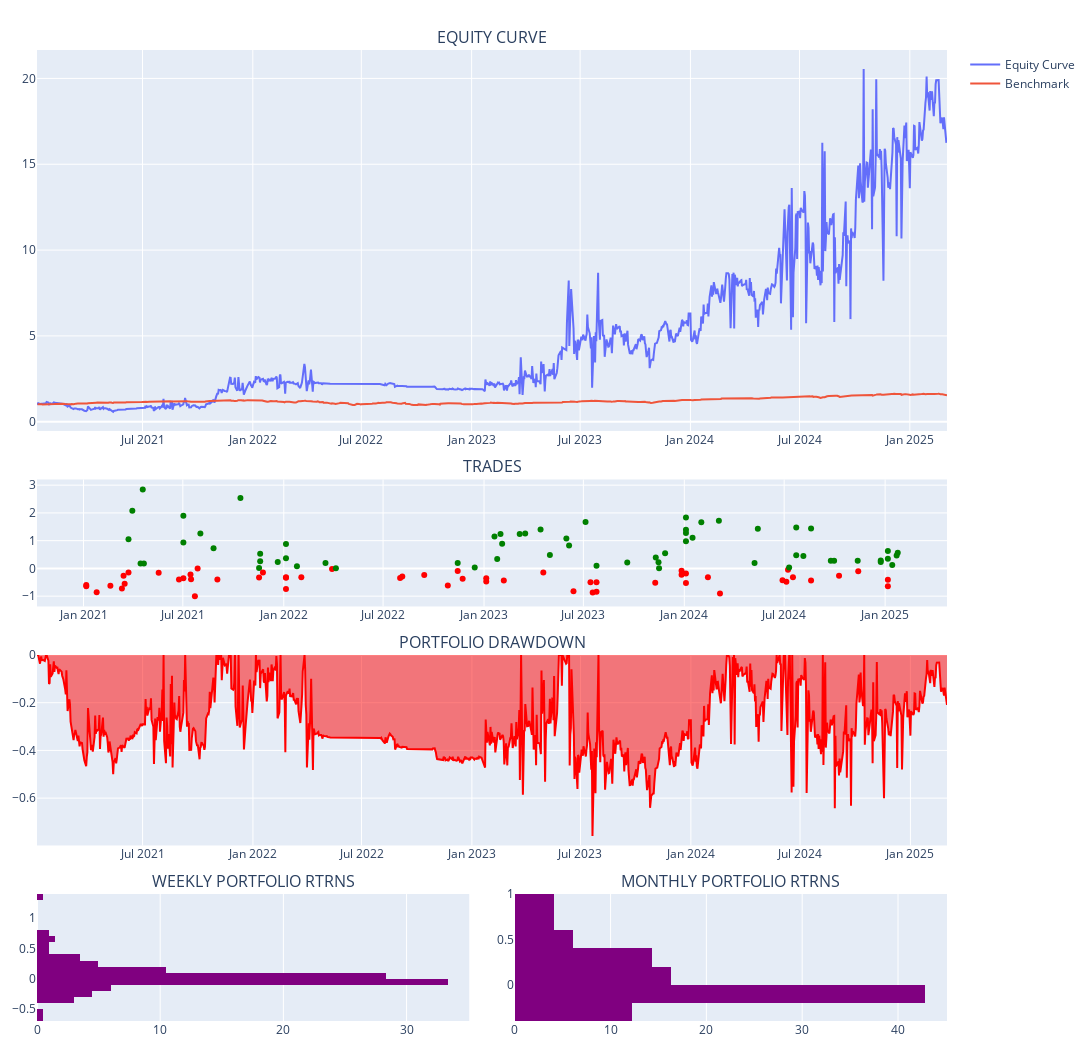

Notebook source saved alongside this figure:
### Code cell
aggregator_sharpe.plot_portfolio()

### Figure 1 — Plotly figure (JSON) as saved in the notebook; plotly's stock layout.template omitted (floating-point values rounded to 4 significant figures; data arrays with more than 128 entries replaced by an {"elided": "..."} marker saying what was removed)
{"data": [{"name": "Equity Curve", "showlegend": true, "type": "scatter", "x": {"elided": "955 str values"}, "xaxis": "x", "y": {"elided": "955 float values"}, "yaxis": "y"}, {"name": "Benchmark", "showlegend": true, "type": "scatter", "x": {"elided": "1085 str values"}, "xaxis": "x", "y": {"elided": "1085 float values"}, "yaxis": "y"}, {"customdata": [18, 22, 8, 12, 12, 6, 14, 6, 3, 5, 5, 5, 7, 8, 4, 30, 3, 19, 8, 2, 7, 10, 19, 2, 3, 6, 10, 45, 7, 128, 7, 5, 18, 7, 60, 38, 18, 112, 232, 33, 5, 12, 13, 40, 32, 18, 20, 8, 16, 77, 44, 9, 56, 20, 13, 39, 31, 22, 123, 34, 20, 25, 330, 43, 82, 13, 37, 74, 3, 15, 38, 91, 19, 22, 19, 14, 3, 668, 31, 20, 54, 92, 106, 40, 29, 168, 18, 55, 241, 96, 28, 46, 56, 53, 183, 1160, 30, 92, 35, 257, 35, 59, 97, 400, 19, 138, 28, 14, 59, 112, 133, 74, 137, 97, 340, 64], "hovertemplate": "<b>%{text}</b><br><br>Date: %{x}<br>Size: %{customdata}<br>PnL: %{y}<br>", "marker": {"color": ["red", "red", "red", "red", "red", "red", "red", "red", "green", "green", "green", "green", "green", "red", "red", "red", "green", "green", "red", "red", "red", "red", "green", "green", "red", "green", "red", "green", "green", "green", "red", "green", "green", "red", "red", "red", "green", "green", "red", "green", "red", "green", "red", "red", "red", "red", "green", "red", "red", "green", "red", "red", "green", "green", "green", "green", "red", "green", "green", "green", "red", "green", "green", "green", "red", "green", "red", "red", "green", "red", "red", "green", "red", "green", "green", "green", "green", "red", "red", "red", "red", "green", "green", "green", "green", "green", "green", "red", "green", "red", "green", "green", "red", "red", "red", "green", "red", "green", "green", "green", "red", "green", "green", "green", "red", "green", "red", "green", "green", "red", "red", "green", "green", "green", "green", "green"]}, "mode": "markers", "name": "Ticker", "showlegend": false, "text": ["AAPL", "TSLA", "NFLX", "NVDA", "BA", "NVDA", "AAPL", "AAPL", "META", "NVDA", "AMZN", "COST", "SBUX", "AAPL", "AMZN", "AMD", "AAPL", "NVDA", "SBUX", "NFLX", "SBUX", "META", "AMD", "NFLX", "AMZN", "TSLA", "META", "AMD", "AMZN", "NVDA", "COST", "AAPL", "NFLX", "TSLA", "AMD", "AAPL", "COST", "NVDA", "NVDA", "AAPL", "AMZN", "TSLA", "COST", "AAPL", "AAPL", "NFLX", "BA", "NFLX", "COST", "NVDA", "SBUX", "BA", "NVDA", "NFLX", "META", "AMD", "AAPL", "AAPL", "NVDA", "META", "SBUX", "AMZN", "NVDA", "TSLA", "AMD", "COST", "AMZN", "TSLA", "BA", "NFLX", "AAPL", "META", "SBUX", "AMD", "AMZN", "TSLA", "BA", "NVDA", "COST", "BA", "AAPL", "AMD", "META", "COST", "NFLX", "NVDA", "AMZN", "SBUX", "NVDA", "AMD", "AMD", "AAPL", "AMZN", "TSLA", "META", "NVDA", "AMD", "COST", "NFLX", "META", "SBUX", "TSLA", "AAPL", "META", "AMD", "TSLA", "AMZN", "BA", "COST", "AAPL", "AMZN", "BA", "NFLX", "COST", "META", "SBUX"], "type": "scatter", "x": ["2021-01-06T00:00:00", "2021-01-06T00:00:00", "2021-01-25T00:00:00", "2021-02-19T00:00:00", "2021-03-12T00:00:00", "2021-03-15T00:00:00", "2021-03-17T00:00:00", "2021-03-24T00:00:00", "2021-03-24T00:00:00", "2021-03-31T00:00:00", "2021-04-15T00:00:00", "2021-04-19T00:00:00", "2021-04-21T00:00:00", "2021-05-18T00:00:00", "2021-06-24T00:00:00", "2021-07-02T00:00:00", "2021-07-02T00:00:00", "2021-07-02T00:00:00", "2021-07-15T00:00:00", "2021-07-16T00:00:00", "2021-07-23T00:00:00", "2021-07-28T00:00:00", "2021-08-02T00:00:00", "2021-08-26T00:00:00", "2021-09-02T00:00:00", "2021-10-14T00:00:00", "2021-11-17T00:00:00", "2021-11-17T00:00:00", "2021-11-19T00:00:00", "2021-11-19T00:00:00", "2021-11-24T00:00:00", "2021-12-21T00:00:00", "2022-01-05T00:00:00", "2022-01-05T00:00:00", "2022-01-05T00:00:00", "2022-01-05T00:00:00", "2022-01-05T00:00:00", "2022-01-25T00:00:00", "2022-02-02T00:00:00", "2022-03-18T00:00:00", "2022-03-30T00:00:00", "2022-04-06T00:00:00", "2022-08-01T00:00:00", "2022-08-05T00:00:00", "2022-09-14T00:00:00", "2022-10-27T00:00:00", "2022-11-14T00:00:00", "2022-11-14T00:00:00", "2022-11-23T00:00:00", "2022-12-15T00:00:00", "2023-01-05T00:00:00", "2023-01-05T00:00:00", "2023-01-20T00:00:00", "2023-01-25T00:00:00", "2023-01-31T00:00:00", "2023-02-03T00:00:00", "2023-02-06T00:00:00", "2023-03-07T00:00:00", "2023-03-17T00:00:00", "2023-04-14T00:00:00", "2023-04-19T00:00:00", "2023-05-01T00:00:00", "2023-05-31T00:00:00", "2023-06-05T00:00:00", "2023-06-13T00:00:00", "2023-07-05T00:00:00", "2023-07-14T00:00:00", "2023-07-18T00:00:00", "2023-07-25T00:00:00", "2023-07-25T00:00:00", "2023-07-25T00:00:00", "2023-09-19T00:00:00", "2023-11-09T00:00:00", "2023-11-10T00:00:00", "2023-11-15T00:00:00", "2023-11-16T00:00:00", "2023-11-27T00:00:00", "2023-12-27T00:00:00", "2023-12-27T00:00:00", "2024-01-04T00:00:00", "2024-01-04T00:00:00", "2024-01-04T00:00:00", "2024-01-04T00:00:00", "2024-01-04T00:00:00", "2024-01-04T00:00:00", "2024-01-16T00:00:00", "2024-02-01T00:00:00", "2024-02-13T00:00:00", "2024-03-04T00:00:00", "2024-03-06T00:00:00", "2024-05-08T00:00:00", "2024-05-14T00:00:00", "2024-06-28T00:00:00", "2024-07-05T00:00:00", "2024-07-08T00:00:00", "2024-07-10T00:00:00", "2024-07-17T00:00:00", "2024-07-23T00:00:00", "2024-07-23T00:00:00", "2024-08-05T00:00:00", "2024-08-19T00:00:00", "2024-08-19T00:00:00", "2024-09-24T00:00:00", "2024-09-30T00:00:00", "2024-10-09T00:00:00", "2024-11-12T00:00:00", "2024-11-13T00:00:00", "2024-12-24T00:00:00", "2024-12-24T00:00:00", "2025-01-06T00:00:00", "2025-01-06T00:00:00", "2025-01-06T00:00:00", "2025-01-06T00:00:00", "2025-01-14T00:00:00", "2025-01-22T00:00:00", "2025-01-24T00:00:00"], "xaxis": "x2", "y": [-0.6415, -0.5931, -0.8551, -0.6282, -0.7263, -0.2676, -0.5546, -0.1499, 1.047, 2.075, 0.1749, 2.841, 0.1755, -0.1568, -0.3984, -0.3581, 0.937, 1.896, -0.2207, -0.3904, -1.007, -0.002312, 1.254, 0.7225, -0.4004, 2.542, -0.3297, 0.01754, 0.5317, 0.2624, -0.1509, 0.2274, 0.365, -0.34, -0.7409, -0.3179, 0.8819, 0.07936, -0.3149, 0.1966, -0.02448, 0.006448, -0.3443, -0.2905, -0.2404, -0.6116, 0.1913, -0.09573, -0.3731, 0.03656, -0.4725, -0.3567, 1.147, 0.3437, 1.241, 0.886, -0.4342, 1.241, 1.256, 1.402, -0.15, 0.4828, 1.077, 0.8215, -0.8201, 1.673, -0.5018, -0.8643, 0.1005, -0.4957, -0.8391, 0.2166, -0.5133, 0.3907, 0.2182, 0.006761, 0.5501, -0.2251, -0.08482, -0.5217, -0.1822, 0.983, 1.398, 1.28, 1.834, 1.103, 1.66, -0.3219, 1.718, -0.9011, 0.198, 1.431, -0.4258, -0.4811, -0.04892, 0.03102, -0.3147, 0.4752, 1.478, 0.4495, -0.4394, 1.441, 0.2746, 0.2763, -0.2647, 0.2787, -0.1053, 0.2309, 0.2832, -0.4096, -0.6396, 0.3523, 0.6275, 0.1228, 0.4612, 0.5624], "yaxis": "y2"}, {"fill": "tozeroy", "line": {"color": "red"}, "name": "Drawdown", "showlegend": false, "type": "scatter", "x": {"elided": "955 str values"}, "xaxis": "x3", "y": {"elided": "955 float values"}, "yaxis": "y3"}, {"histnorm": "percent", "marker": {"color": "purple"}, "showlegend": false, "type": "histogram", "xaxis": "x4", "y": {"elided": "202 float values"}, "yaxis": "y4"}, {"histnorm": "percent", "marker": {"color": "purple"}, "showlegend": false, "type": "histogram", "xaxis": "x5", "y": [null, -0.1577, -0.2258, 0.1451, -0.08275, 0.1295, -0.03449, 0.4181, -0.2235, 0.2947, 0.9918, -0.1097, 0.1987, -0.01551, 0.08816, -0.1203, -0.0104, 0, -0.0565, -0.01822, 0.00542, -0.05797, -0.005645, 0.08854, -0.08993, 0.5634, -0.05058, 0.2699, 0.2382, 0.9502, -0.3662, -0.2258, -0.1509, 0.3635, 0.2787, -0.02746, 0.3581, -0.04565, -0.1205, -0.01366, 0.7712, -0.2548, -0.04871, 0.254, 0.6755, -0.2551, 0.003528, 0.4116, -0.1004, -0.05961], "yaxis": "y5"}], "layout": {"annotations": [{"font": {"size": 16}, "showarrow": false, "text": "EQUITY CURVE", "x": 0.5, "xanchor": "center", "xref": "paper", "y": 1.0, "yanchor": "bottom", "yref": "paper"}, {"font": {"size": 16}, "showarrow": false, "text": "TRADES", "x": 0.5, "xanchor": "center", "xref": "paper", "y": 0.5577, "yanchor": "bottom", "yref": "paper"}, {"font": {"size": 16}, "showarrow": false, "text": "PORTFOLIO DRAWDOWN", "x": 0.5, "xanchor": "center", "xref": "paper", "y": 0.3769, "yanchor": "bottom", "yref": "paper"}, {"font": {"size": 16}, "showarrow": false, "text": "WEEKLY PORTFOLIO RTRNS", "x": 0.2375, "xanchor": "center", "xref": "paper", "y": 0.1308, "yanchor": "bottom", "yref": "paper"}, {"font": {"size": 16}, "showarrow": false, "text": "MONTHLY PORTFOLIO RTRNS", "x": 0.7625, "xanchor": "center", "xref": "paper", "y": 0.1308, "yanchor": "bottom", "yref": "paper"}], "height": 1050, "hovermode": "x unified", "margin": {"b": 20, "l": 15, "r": 15, "t": 50}, "paper_bgcolor": "WHITE", "width": 1200, "xaxis": {"anchor": "y", "domain": [0, 1]}, "xaxis2": {"anchor": "y2", "domain": [0, 1]}, "xaxis3": {"anchor": "y3", "domain": [0, 1]}, "xaxis4": {"anchor": "y4", "domain": [0, 0.475]}, "xaxis5": {"anchor": "y5", "domain": [0.525, 1]}, "yaxis": {"anchor": "x", "domain": [0.6077, 1.0]}, "yaxis2": {"anchor": "x2", "domain": [0.4269, 0.5577]}, "yaxis3": {"anchor": "x3", "domain": [0.1808, 0.3769]}, "yaxis4": {"anchor": "x4", "domain": [0, 0.1308]}, "yaxis5": {"anchor": "x5", "domain": [0, 0.1308]}}}
